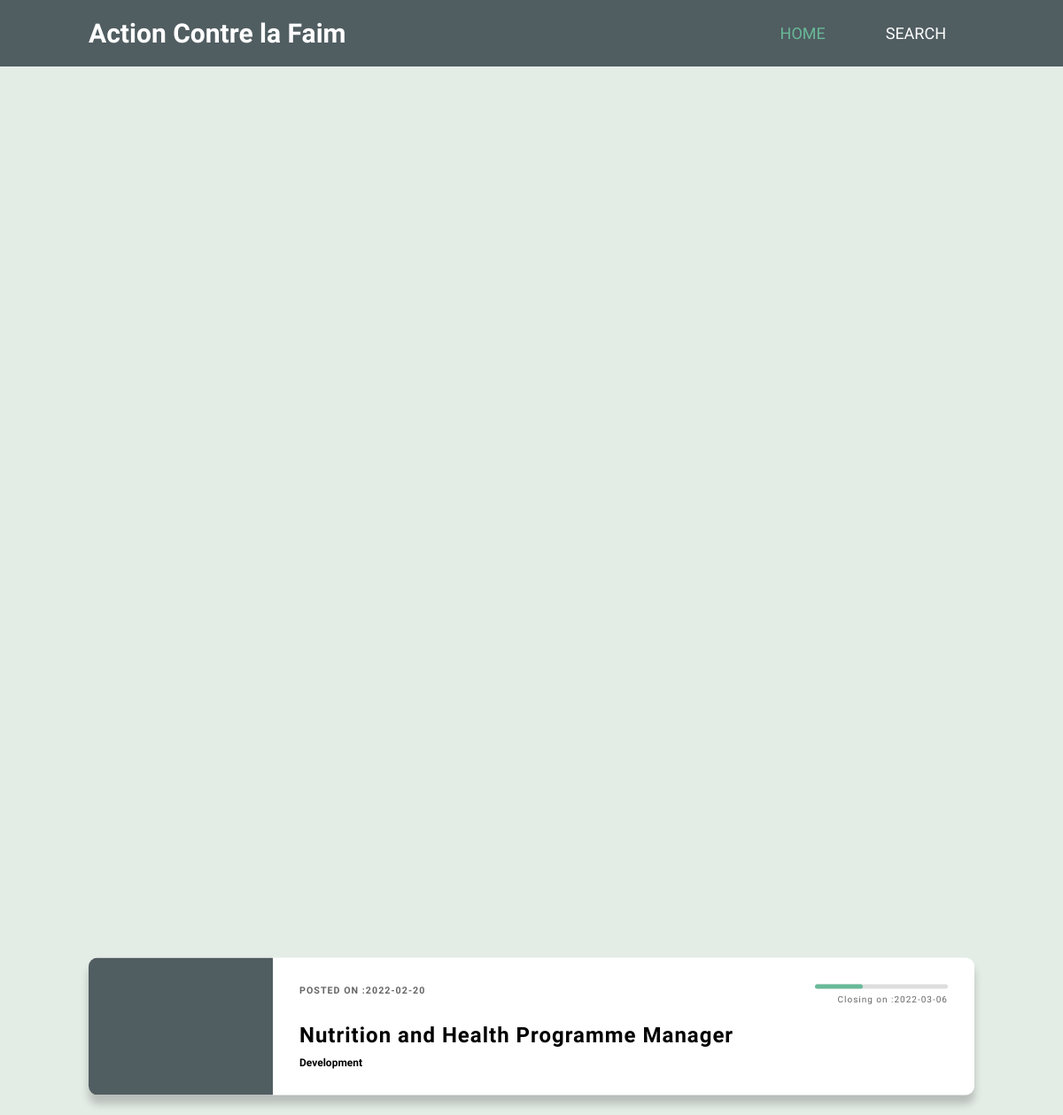
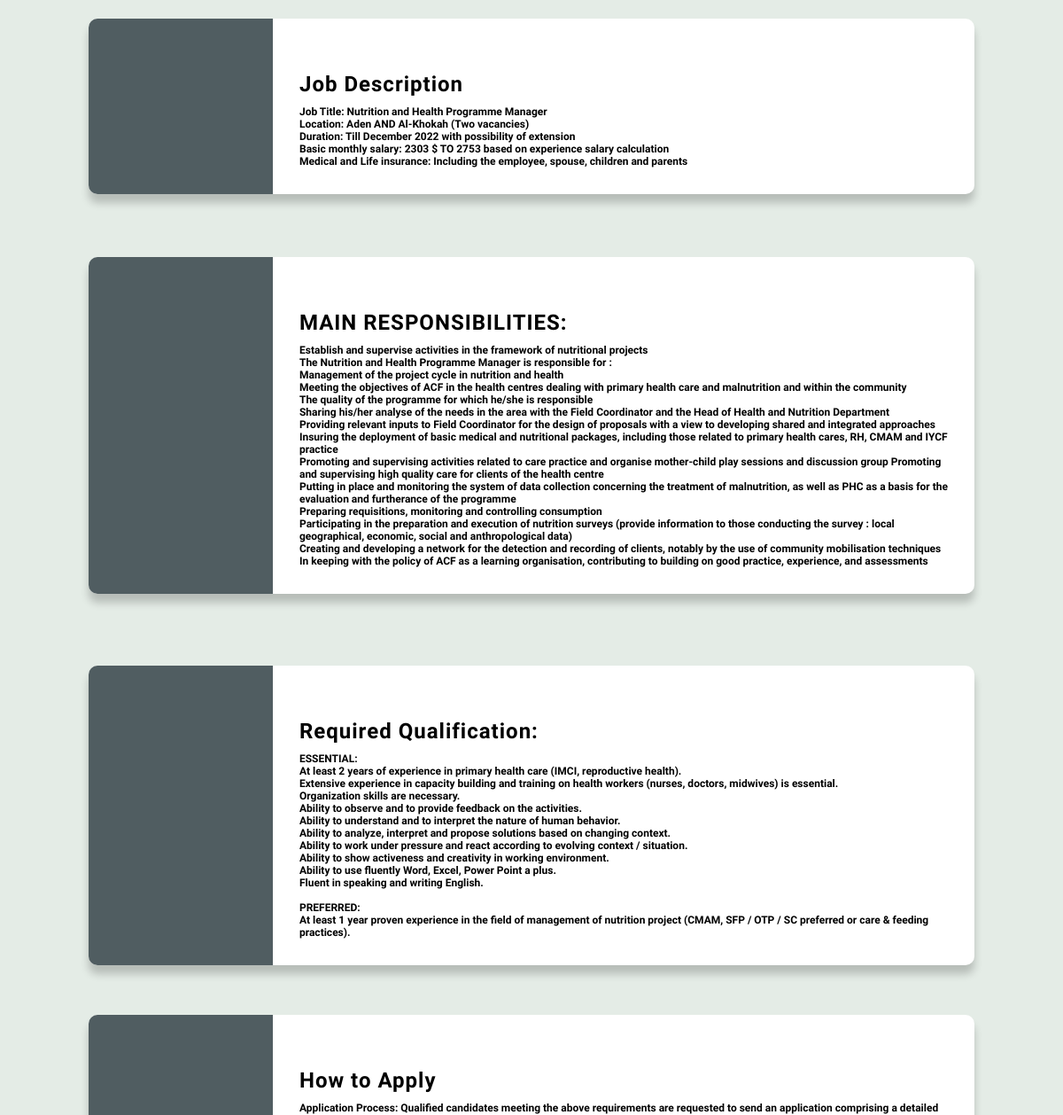
Screenshot of /action3.php with the database file from the repository (2 pictures, top to bottom).
### tables this page shows
CREATE TABLE `jobs` (
  `Id` int(20) NOT NULL,
  `Organization` varchar(30) NOT NULL,
  `Title` varchar(50) NOT NULL,
  `Category` varchar(30) NOT NULL,
  `Posted` date NOT NULL,
  `Deadline` date NOT NULL
);

### action3.php (the view, shortened to what this page needs)
<!DOCTYPE html>
<html>
  <head>
    <link rel="stylesheet" type="text/css" href="css/styles.css">
  </head>
  <body>
    <nav>
      <div class="logo">
        <p>Action Contre la Faim</p>
      </div>
      <ul>
        <li><a href="index.php" class="active">Home</a></li>
        <li><a href="search2.php">Search</a></li>
      </ul>
    </nav>
    <div class="container">
      <div class="course" style="margin-top: -100px;">
        <div class="preview">
        </div>
        <div class="info">
          <div class="progress-wrapper">
            <div class="progress"></div>
            <span class="progress-text">
              <?php
                if($conn_link= mysqli_connect('localhost' , 'root')){
                mysqli_select_db($conn_link ,'job');
                if($result = mysqli_query($conn_link ,"SELECT Deadline FROM jobs WHERE Id =3")){
                 while($rows=mysqli_fetch_assoc($result)){
                echo 'Closing on :' .$rows['Deadline'];
                 }
                 }else{
                 echo mysqli_error($conn_link);
                }
                }
                ?>
            </span>
          </div>
          <h6>
            <?php
                if($conn_link= mysqli_connect('localhost' , 'root')){
                mysqli_select_db($conn_link ,'job');
                if($result = mysqli_query($conn_link ,"SELECT Posted FROM jobs WHERE Id =3")){
                 while($rows=mysqli_fetch_assoc($result)){
                echo 'Posted on :' .$rows['Posted'];
                 }
                 }else{
                 echo mysqli_error($conn_link);
                }
                }
                ?>
          </h6>
          <h2 style="margin-top: 30px;">
            <?php
                if($conn_link= mysqli_connect('localhost' , 'root')){
                mysqli_select_db($conn_link ,'job');
                if($result = mysqli_query($conn_link ,"SELECT Title FROM jobs WHERE Id =3")){
                 while($rows=mysqli_fetch_assoc($result)){
                echo '' .$rows['Title'];
                 }
                 }else{
                 echo mysqli_error($conn_link);
                }
                }
                ?>
          </h2>
          <p class="p-trunc">
            <?php
                if($conn_link= mysqli_connect('localhost' , 'root')){
                mysqli_select_db($conn_link ,'job');
                if($result = mysqli_query($conn_link ,"SELECT Category FROM jobs WHERE Id =3")){
                 while($rows=mysqli_fetch_assoc($result)){
                echo '' .$rows['Category'];
                 }
                 }else{
                 echo mysqli_error($conn_link);
                }
                }
                ?>
          </p>
        </div>
      </div>
      <div class="course" style="margin-top: 120px;">
        <div class="preview">
        </div>
        <div class="info">
          <h2 style="margin-top: 30px;">Job Description</h2>
          <p class="p-trunc">Job Title: Nutrition and Health Programme Manager<br>
Location: Aden AND Al-Khokah (Two vacancies)<br>
Duration: Till December 2022 with possibility of extension<br>
Basic monthly salary: 2303 $ TO 2753 based on experience salary calculation<br>
Medical and Life insurance: Including the employee, spouse, children and parents</p>
        </div>
      </div>
      <div class="course" style="margin-top: 480px;">
        <div class="preview">
        </div>
        <div class="info">
          <h2 style="margin-top: 30px;">MAIN RESPONSIBILITIES: </h2>
          <p class="p-trunc">Establish and supervise activities in the framework of nutritional projects <br>
The Nutrition and Health Programme Manager is responsible for :<br>
Management of the project cycle in nutrition and health<br>
Meeting the objectives of ACF in the health centres dealing with primary health care and malnutrition and within the community <br>
The quality of the programme for which he/she is responsible <br>
Sharing his/her analyse of the needs in the area with the Field Coordinator and the Head of Health and Nutrition Department<br>
Providing relevant inputs to Field Coordinator for the design of proposals with a view to developing shared and integrated approaches<br>
Insuring the deployment of basic medical and nutritional packages, including those related to primary health cares, RH, CMAM and IYCF practice <br>
Promoting and supervising activities related to care practice and organise mother-child play sessions and discussion group
Promoting and supervising high quality care for clients of the health centre <br>
Putting in place and monitoring the system of data collection concerning the treatment of malnutrition, as well as PHC as a basis for the evaluation and furtherance of the programme <br>
Preparing requisitions, monitoring and controlling consumption <br>
Participating in the preparation and execution of nutrition surveys (provide information to those conducting the survey : local geographical, economic, social and anthropological data) <br>
Creating and developing a network for the detection and recording of clients, notably by the use of community mobilisation techniques <br>
In keeping with the policy of ACF as a learning organisation, contributing to building on good practice, experience, and assessments </p>
        </div>
      </div>
      <div class="course" style="margin-top: 920px;">
        <div class="preview">
        </div>
        <div class="info">
          <h2 style="margin-top: 30px;">Required Qualification:</h2>
          <p class="p-trunc">ESSENTIAL:<br>
At least 2 years of experience in primary health care (IMCI, reproductive health).<br>
Extensive experience in capacity building and training on health workers (nurses, doctors, midwives) is essential.<br>
Organization skills are necessary.<br>
Ability to observe and to provide feedback on the activities.<br>
Ability to understand and to interpret the nature of human behavior.<br>
Ability to analyze, interpret and propose solutions based on changing context.<br>
Ability to work under pressure and react according to evolving context / situation.<br>
Ability to show activeness and creativity in working environment.<br>
Ability to use fluently Word, Excel, Power Point a plus.<br>
Fluent in speaking and writing English.<br><br>
PREFERRED:<br>
At least 1 year proven experience in the field of management of nutrition project (CMAM, SFP / OTP / SC preferred or care & feeding practices). </p>
        </div>
      </div>
      <div class="course" style="margin-top: 1230px;">
        <div class="preview">
        </div>
        <div class="info">
          <h2 style="margin-top: 30px;">How to Apply</h2>
          <p class="p-trunc">Application Process: Qualified candidates meeting the above requirements are requested to send an application comprising a detailed CV and Cover Letter in English, Clearly mention the position you have applied + the location of the position in the email’s subject, to recruitment-ho@ye-actioncontrelafaim.org  latest by 6th of March 2022.
Only short-listed candidates will be contacted.</p>
        </div>
      </div>
    </div>
  </body>
</html>

### action3.php (style rules this page uses)
* { margin: 0px; padding: 0px; box-sizing: border-box; }
body { background-color: #E4ECE6; font-family: 'Muli', sans-serif; }
nav { width: 100%; height: 75px; background-color: #505d61; line-height: 75px; padding: 0px 100px; position: fixed; z-index: 1; }
nav ul { float: right; }
nav ul li { display: inline-block; list-style: none; }
nav ul li a { color: #fff; text-decoration: none; font-size: 18px; text-transform: uppercase; padding: 0px 32px; }
nav ul li .active { color: #68BA98; }
.course { background: #fff; border-radius: 10px; box-shadow: 0 10px 10px rgba(0,0,0,.2); display: flex; max-width: 100%; overflow: hidden; width: 1000px; position: absolute; top: 50%; left: 50%; transform: translate(-50%,-50%); }
.course h6 { opacity: .6; letter-spacing: 1px; text-transform: uppercase; }
.course h2 { letter-spacing: 1px; margin: 10px 0; }
.preview { background: #505d61; color: #fff; padding: 30px; width: 250px; position: relative; }
.info { padding: 30px; position: relative; width: 100%; }
.progress-wrapper { position: absolute; top: 30px; right: 30px; text-align: right; width: 150px; }
.progress { background: #ddd; border-radius: 3px; height: 5px; width: 100%; }
.progress::after { content: ''; border-radius: 3px; background: #68BA98; position: absolute; top: 0; left: 0; height: 5px; width: 36%; }
.progress-text { font-size: 10px; opacity: .6; letter-spacing: 1px; }
.info p { font-size: 12px; font-weight: bold; }
nav .logo { font-size: 30px; font-weight: bold; letter-spacing: 1.5; }
nav .logo p { float: left; color: #fff; }

### rows the page displays
jobs: Deadline "2022-03-06", Posted "2022-02-20", Title "Nutrition and Health Programme Manager", Category "Development"
